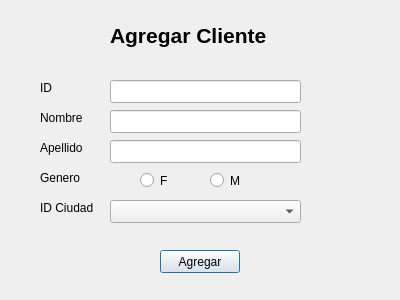
<?xml version="1.0" encoding="UTF-8"?>
<ui version="4.0">
 <class>AgregarCliente</class>
 <widget class="QDialog" name="AgregarCliente">
  <property name="geometry">
   <rect>
    <x>0</x>
    <y>0</y>
    <width>400</width>
    <height>300</height>
   </rect>
  </property>
  <property name="windowTitle">
   <string>Dialog</string>
  </property>
  <widget class="QLabel" name="label">
   <property name="geometry">
    <rect>
     <x>110</x>
     <y>20</y>
     <width>191</width>
     <height>31</height>
    </rect>
   </property>
   <property name="text">
    <string>&lt;html&gt;&lt;head/&gt;&lt;body&gt;&lt;p&gt;&lt;span style=&quot; font-size:16pt; font-weight:600;&quot;&gt;Agregar Cliente&lt;/span&gt;&lt;/p&gt;&lt;/body&gt;&lt;/html&gt;</string>
   </property>
  </widget>
  <widget class="QLabel" name="label_2">
   <property name="geometry">
    <rect>
     <x>40</x>
     <y>80</y>
     <width>57</width>
     <height>15</height>
    </rect>
   </property>
   <property name="text">
    <string>ID</string>
   </property>
  </widget>
  <widget class="QLabel" name="label_3">
   <property name="geometry">
    <rect>
     <x>40</x>
     <y>110</y>
     <width>57</width>
     <height>15</height>
    </rect>
   </property>
   <property name="text">
    <string>Nombre</string>
   </property>
  </widget>
  <widget class="QLabel" name="label_4">
   <property name="geometry">
    <rect>
     <x>40</x>
     <y>140</y>
     <width>57</width>
     <height>15</height>
    </rect>
   </property>
   <property name="text">
    <string>Apellido</string>
   </property>
  </widget>
  <widget class="QLabel" name="label_5">
   <property name="geometry">
    <rect>
     <x>40</x>
     <y>170</y>
     <width>57</width>
     <height>15</height>
    </rect>
   </property>
   <property name="text">
    <string>Genero</string>
   </property>
  </widget>
  <widget class="QLabel" name="label_6">
   <property name="geometry">
    <rect>
     <x>40</x>
     <y>200</y>
     <width>61</width>
     <height>16</height>
    </rect>
   </property>
   <property name="text">
    <string>ID Ciudad</string>
   </property>
  </widget>
  <widget class="QLineEdit" name="AClienteId">
   <property name="geometry">
    <rect>
     <x>110</x>
     <y>80</y>
     <width>191</width>
     <height>23</height>
    </rect>
   </property>
  </widget>
  <widget class="QLineEdit" name="AClienteNombre">
   <property name="geometry">
    <rect>
     <x>110</x>
     <y>110</y>
     <width>191</width>
     <height>23</height>
    </rect>
   </property>
  </widget>
  <widget class="QLineEdit" name="AClienteApellido">
   <property name="geometry">
    <rect>
     <x>110</x>
     <y>140</y>
     <width>191</width>
     <height>23</height>
    </rect>
   </property>
  </widget>
  <widget class="QRadioButton" name="AClienteF">
   <property name="geometry">
    <rect>
     <x>140</x>
     <y>170</y>
     <width>100</width>
     <height>21</height>
    </rect>
   </property>
   <property name="text">
    <string>F</string>
   </property>
  </widget>
  <widget class="QRadioButton" name="AClienteM">
   <property name="geometry">
    <rect>
     <x>210</x>
     <y>170</y>
     <width>100</width>
     <height>21</height>
    </rect>
   </property>
   <property name="text">
    <string>M</string>
   </property>
  </widget>
  <widget class="QComboBox" name="AClienteIdCiudad">
   <property name="geometry">
    <rect>
     <x>110</x>
     <y>200</y>
     <width>191</width>
     <height>23</height>
    </rect>
   </property>
  </widget>
  <widget class="QPushButton" name="AClienteBotonAgregar">
   <property name="geometry">
    <rect>
     <x>160</x>
     <y>250</y>
     <width>80</width>
     <height>23</height>
    </rect>
   </property>
   <property name="text">
    <string>Agregar</string>
   </property>
  </widget>
 </widget>
 <resources/>
 <connections/>
</ui>
